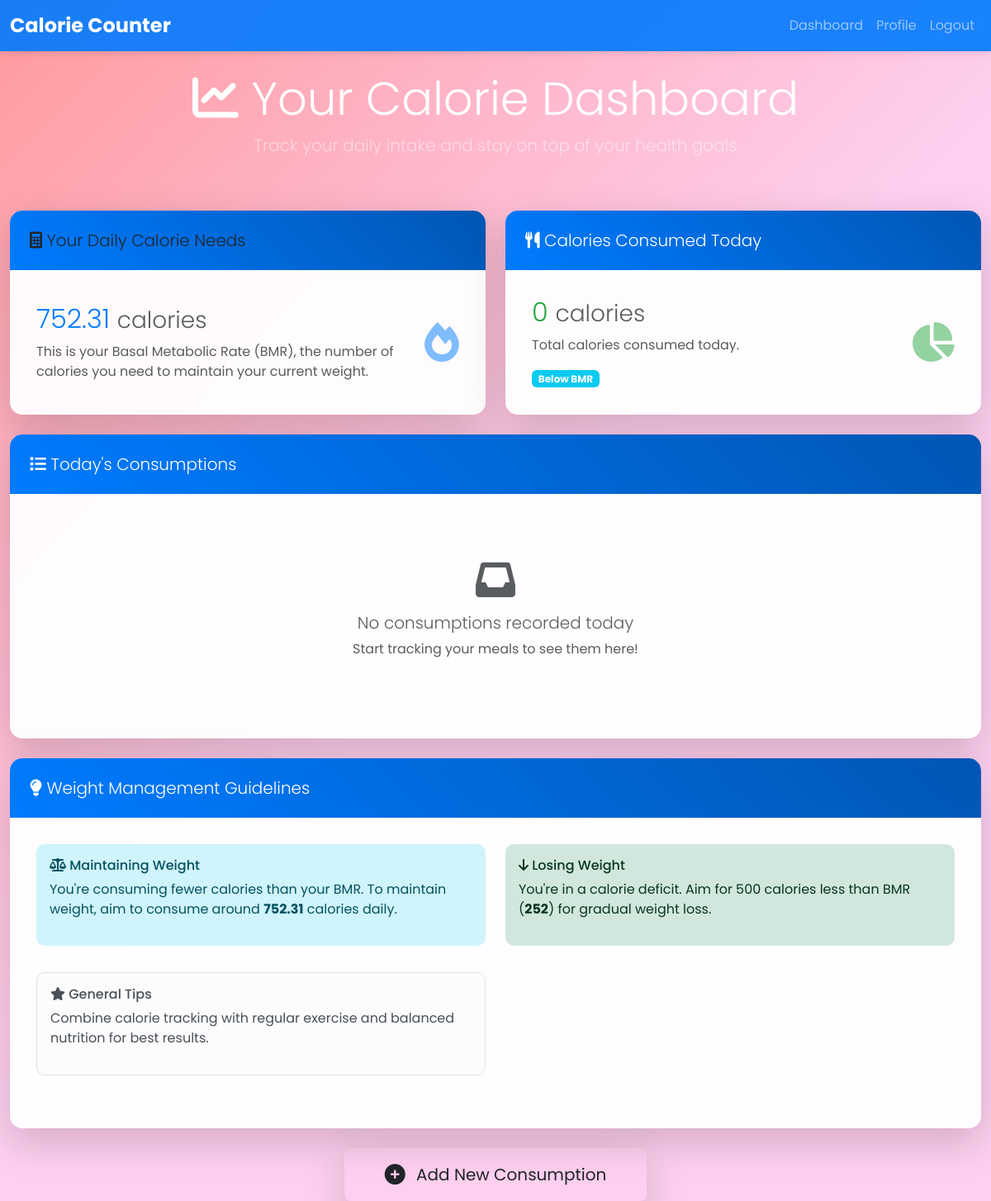
Page /dashboard/ (signed in) on the earlier database version.
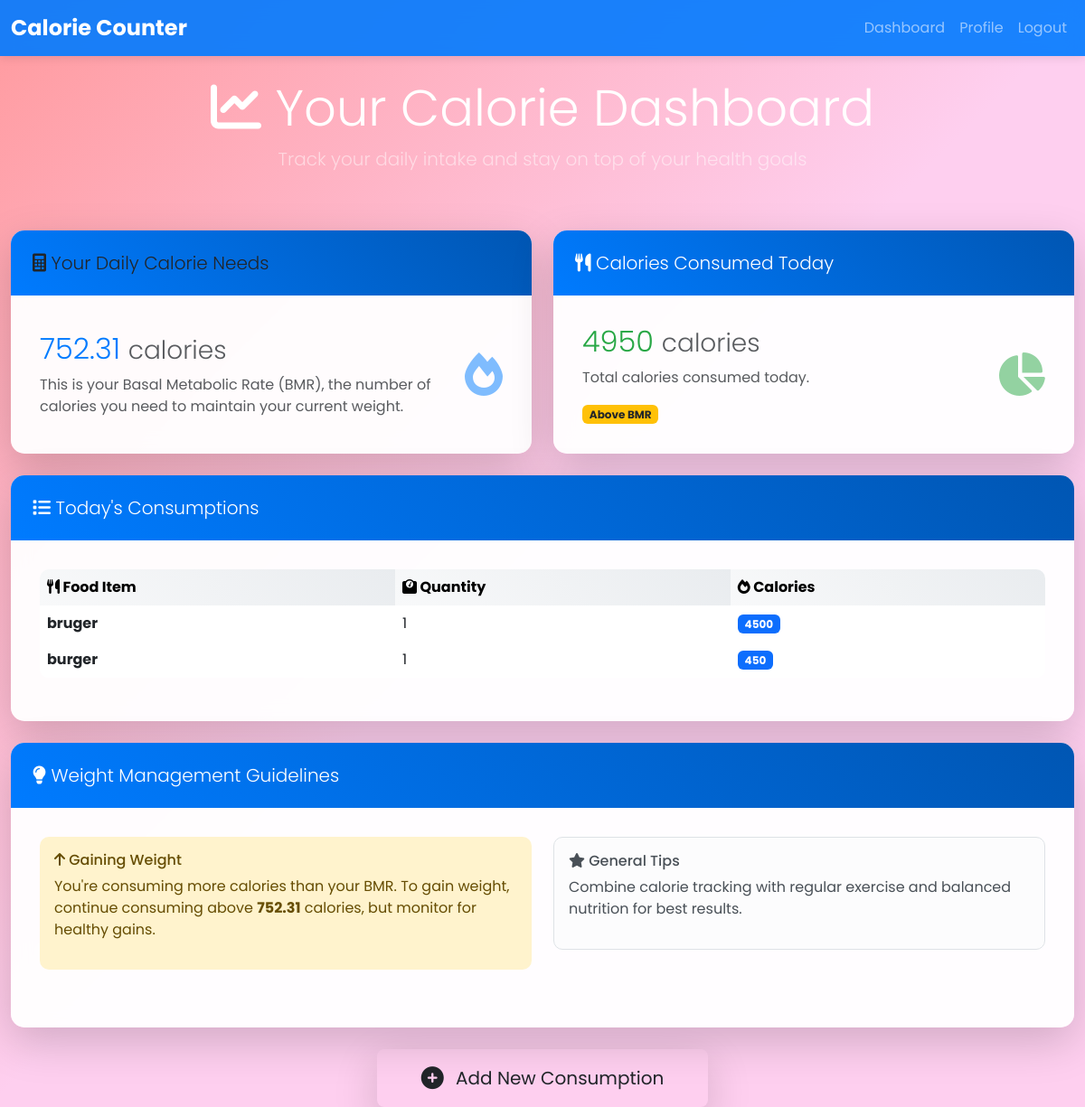
Same page on the later database version.
### CalorieApp/models.py (models this page shows, shortened)
class DailyConsumption(models.Model):
    user = models.ForeignKey(User, on_delete=models.CASCADE)
    item_name = models.CharField(max_length=200)
    quantity = models.CharField(max_length=100, default='1', blank=True)
    calories = models.IntegerField()
    date = models.DateField(auto_now_add=True)

### CalorieApp/views.py (the view)
# urls.py: path('dashboard/', views.dashboard, name='dashboard'),
@login_required
def dashboard(request):
    profile = UserProfile.objects.filter(user=request.user).first()
    bmr = 0
    if profile:
        if profile.gender == 'M':
            bmr = 66.47 + (13.75 * profile.weight) + (5.003 * profile.height) - (6.755 * profile.age)
        else:
            bmr = 655.1 + (9.563 * profile.weight) + (1.850 * profile.height) - (4.676 * profile.age)
    today = date.today()
    consumed_today = DailyConsumption.objects.filter(user=request.user, date=today).aggregate(total=models.Sum('calories'))['total'] or 0
    consumptions = DailyConsumption.objects.filter(user=request.user, date=today)
    context = {
        'bmr': round(bmr, 2),
        'consumed_today': consumed_today,
        'consumptions': consumptions,
    }
    return render(request, 'dashboard.html', context)

### templates/dashboard.html (shortened to what this page needs)
{% extends 'base.html' %}
{% block content %}
<div class="row mb-4">
    <div class="col-12 text-center mb-4">
        <h1 class="display-4 text-white font-weight-bold"><i class="fas fa-chart-line"></i> Your Calorie Dashboard</h1>
        <p class="lead text-white-50">Track your daily intake and stay on top of your health goals</p>
    </div>
</div>
<div class="row">
    <div class="col-lg-6 mb-4">
        <div class="card h-100 shadow-lg">
            <div class="card-header bg-light text-primary">
                <h5 class="card-title mb-0 text-dark"><i class="fas fa-calculator"></i> Your Daily Calorie Needs</h5>
            </div>
            <div class="card-body d-flex align-items-center">
                <div class="flex-grow-1">
                    <h2 class="text-primary mb-2">{{ bmr }} <small class="text-muted">calories</small></h2>
                    <p class="card-text text-muted">This is your Basal Metabolic Rate (BMR), the number of calories you need to maintain your current weight.</p>
                </div>
                <div class="ms-3">
                    <i class="fas fa-fire fa-3x text-primary opacity-50"></i>
                </div>
            </div>
        </div>
    </div>
    <div class="col-lg-6 mb-4">
        <div class="card h-100 shadow-lg">
            <div class="card-header bg-gradient-success text-white">
                <h5 class="card-title mb-0"><i class="fas fa-utensils"></i> Calories Consumed Today</h5>
            </div>
            <div class="card-body d-flex align-items-center">
                <div class="flex-grow-1">
                    <h2 class="text-success mb-2">{{ consumed_today }} <small class="text-muted">calories</small></h2>
                    <p class="card-text text-muted">Total calories consumed today.</p>
                    {% if consumed_today > bmr %}
                        <span class="badge bg-warning text-dark">Above BMR</span>
                    {% elif consumed_today < bmr %}
                        <span class="badge bg-info">Below BMR</span>
                    {% else %}
                        <span class="badge bg-success">On Track</span>
                    {% endif %}
                </div>
                <div class="ms-3">
                    <i class="fas fa-chart-pie fa-3x text-success opacity-50"></i>
                </div>
            </div>
        </div>
    </div>
</div>
<div class="row mb-4">
    <div class="col-12">
        <div class="card shadow-lg">
            <div class="card-header bg-gradient-info text-white">
                <h5 class="card-title mb-0"><i class="fas fa-list"></i> Today's Consumptions</h5>
            </div>
            <div class="card-body">
                {% if consumptions %}
                    <div class="table-responsive">
                        <table class="table table-hover">
                            <thead class="table-light">
                                <tr>
                                    <th><i class="fas fa-utensils"></i> Food Item</th>
                                    <th><i class="fas fa-weight"></i> Quantity</th>
                                    <th><i class="fas fa-fire"></i> Calories</th>
                                </tr>
                            </thead>
                            <tbody>
                                {% for consumption in consumptions %}
                                    <tr>
                                        <td class="fw-bold">{{ consumption.item_name }}</td>
                                        <td>{{ consumption.quantity }}</td>
                                        <td><span class="badge bg-primary">{{ consumption.calories }}</span></td>
                                    </tr>
                                {% endfor %}
                            </tbody>
                        </table>
                    </div>
                {% else %}
                    <div class="text-center py-5">
                        <i class="fas fa-inbox fa-3x text-muted mb-3"></i>
                        <h5 class="text-muted">No consumptions recorded today</h5>
                        <p class="text-muted">Start tracking your meals to see them here!</p>
                    </div>
                {% endif %}
            </div>
        </div>
    </div>
</div>
<div class="row mb-4">
    <div class="col-12">
        <div class="card shadow-lg">
            <div class="card-header bg-gradient-warning text-white">
                <h5 class="card-title mb-0"><i class="fas fa-lightbulb"></i> Weight Management Guidelines</h5>
            </div>
            <div class="card-body">
                <div class="row">
                    {% if consumed_today < bmr %}
                        <div class="col-md-6 mb-3">
                            <div class="alert alert-info">
                                <h6><i class="fas fa-balance-scale"></i> Maintaining Weight</h6>
                                <p>You're consuming fewer calories than your BMR. To maintain weight, aim to consume around <strong>{{ bmr }}</strong> calories daily.</p>
                            </div>
                        </div>
                        {% if consumed_today < bmr|add:-500 %}
                            <div class="col-md-6 mb-3">
                                <div class="alert alert-success">
                                    <h6><i class="fas fa-arrow-down"></i> Losing Weight</h6>
                                    <p>You're in a calorie deficit. Aim for 500 calories less than BMR (<strong>{{ bmr|add:-500 }}</strong>) for gradual weight loss.</p>
                                </div>
                            </div>
                        {% endif %}
                    {% elif consumed_today > bmr %}
                        <div class="col-md-6 mb-3">
                            <div class="alert alert-warning">
                                <h6><i class="fas fa-arrow-up"></i> Gaining Weight</h6>
                                <p>You're consuming more calories than your BMR. To gain weight, continue consuming above <strong>{{ bmr }}</strong> calories, but monitor for healthy gains.</p>
                            </div>
                        </div>
                    {% endif %}
                    <div class="col-md-6 mb-3">
                        <div class="alert alert-light border">
                            <h6><i class="fas fa-star"></i> General Tips</h6>
                            <p>Combine calorie tracking with regular exercise and balanced nutrition for best results.</p>
                        </div>
                    </div>
                </div>
            </div>
        </div>
    </div>
</div>
<div class="row">
    <div class="col-12 text-center">
        <a href="{% url 'add_consumption' %}" class="btn btn-gradient btn-lg px-5 py-3 shadow-lg">
            <i class="fas fa-plus-circle fa-lg me-2"></i> Add New Consumption
        </a>
    </div>
</div>
{% endblock %}

### templates/base.html (shortened to what this page needs)
{% load static %}
<!DOCTYPE html>
<html lang="en">
<head>
    <link href="https://cdn.jsdelivr.net/npm/bootstrap@5.3.0/dist/css/bootstrap.min.css" rel="stylesheet">
    <link rel="stylesheet" href="https://cdnjs.cloudflare.com/ajax/libs/font-awesome/6.0.0/css/all.min.css">
    <link rel="stylesheet" href="{% static 'css/style.css' %}">
</head>
<body>
    <nav class="navbar navbar-expand-lg navbar-dark bg-primary">
        <div class="container">
            <a class="navbar-brand" href="{% url 'dashboard' %}">Calorie Counter</a>
            <div class="navbar-nav ms-auto">
                {% if user.is_authenticated %}
                    <a class="nav-link" href="{% url 'dashboard' %}">Dashboard</a>
                    <a class="nav-link" href="{% url 'profile' %}">Profile</a>
                    <a class="nav-link" href="{% url 'logout' %}">Logout</a>
                {% else %}
                    <a class="nav-link" href="{% url 'login' %}">Login</a>
                    <a class="nav-link" href="{% url 'register' %}">Register</a>
                {% endif %}
            </div>
        </div>
    </nav>
    <div class="container mt-4">
        {% block content %}{% endblock %}
    </div>
</body>
</html>

### static/css/style.css (style rules this page uses)
body { background: linear-gradient(135deg, #ff9a9e 0%, #fecfef 50%, #fecfef 100%); min-height: 100vh; font-family: 'Poppins', sans-serif; animation: gradientShift 15s ease infinite; color: #333; }
.navbar { background: rgba(0, 123, 255, 0.9) !important; backdrop-filter: blur(10px); box-shadow: 0 2px 10px rgba(0, 0, 0, 0.1); }
.navbar-brand { font-weight: bold; font-size: 1.5rem; }
.card { box-shadow: 0 8px 25px rgba(0, 0, 0, 0.15); border: none; border-radius: 15px; overflow: hidden; transition: transform 0.3s ease, box-shadow 0.3s ease; background: rgba(255, 255, 255, 0.95); backdrop-filter: blur(10px); }
.card-header { background: linear-gradient(45deg, #007bff, #0056b3); color: white; border-bottom: none; padding: 1.5rem; }
.card-body { padding: 2rem; }
.table { border-radius: 10px; overflow: hidden; background: rgba(255, 255, 255, 0.9); }
.table th { background: linear-gradient(45deg, #f8f9fa, #e9ecef); border: none; font-weight: bold; }
.table td { border: none; }
.alert { border-radius: 10px; border: none; backdrop-filter: blur(5px); }
.container { max-width: 1200px; }
h2, h3, h5 { font-weight: 300; }
.text-primary { color: #007bff !important; }
.text-success { color: #28a745 !important; }
.card { animation: fadeIn 0.5s ease-in; }

Differences in the rows shown:
added DailyConsumption: item_name "bruger", quantity "1", calories "4500"
added DailyConsumption: item_name "burger", quantity "1", calories "450"
Other differences:
{{ consumed_today }}: "0" → "4950"
{{ bmr }}: (not shown) → "752.31"
{{ bmr }}: "752.31" → (not shown)
{{ bmr|add:-500 }}: "252" → (not shown)
text no longer shown: "Below BMR No consumptions recorded today Start tracking your meals to see them here! Maintaining Weight You're consuming fewer calories than your BMR. To maintain weight, aim to consume around calories daily. Losing Weight You're in a calorie deficit. Aim for 500 calories less than BMR ( ) for gradual weight loss."
text now shown: "Above BMR Food Item Quantity Calories Gaining Weight You're consuming more calories than your BMR. To gain weight, continue consuming above calories, but monitor for healthy gains."
